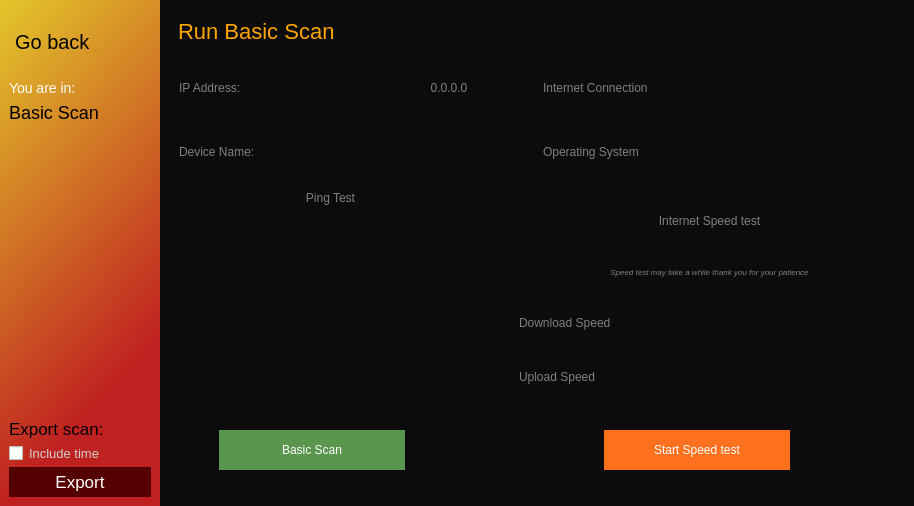
<?xml version="1.0" encoding="UTF-8"?>
<ui version="4.0">
 <class>MainWindow</class>
 <widget class="QMainWindow" name="MainWindow">
  <property name="geometry">
   <rect>
    <x>0</x>
    <y>0</y>
    <width>914</width>
    <height>506</height>
   </rect>
  </property>
  <property name="maximumSize">
   <size>
    <width>31321</width>
    <height>31232</height>
   </size>
  </property>
  <property name="windowTitle">
   <string>MainWindow</string>
  </property>
  <property name="styleSheet">
   <string notr="true">border: unset;</string>
  </property>
  <widget class="QWidget" name="app">
   <layout class="QHBoxLayout" name="horizontalLayout">
    <property name="spacing">
     <number>0</number>
    </property>
    <property name="leftMargin">
     <number>0</number>
    </property>
    <property name="topMargin">
     <number>0</number>
    </property>
    <property name="rightMargin">
     <number>0</number>
    </property>
    <property name="bottomMargin">
     <number>0</number>
    </property>
    <item>
     <widget class="QFrame" name="side_bar">
      <property name="maximumSize">
       <size>
        <width>160</width>
        <height>16777215</height>
       </size>
      </property>
      <property name="styleSheet">
       <string notr="true">background:qlineargradient(spread:pad, x1:0, y1:0, x2:0.306, y2:0.909091, stop:0.00568182 rgba(227, 198, 43, 255), stop:1 rgba(191, 32, 32, 255));</string>
      </property>
      <property name="frameShape">
       <enum>QFrame::StyledPanel</enum>
      </property>
      <property name="frameShadow">
       <enum>QFrame::Raised</enum>
      </property>
      <layout class="QVBoxLayout" name="verticalLayout_5">
       <item>
        <layout class="QVBoxLayout" name="header">
         <item>
          <layout class="QHBoxLayout" name="top">
           <item alignment="Qt::AlignTop">
            <widget class="QPushButton" name="back">
             <property name="minimumSize">
              <size>
               <width>0</width>
               <height>65</height>
              </size>
             </property>
             <property name="styleSheet">
              <string notr="true">font-size:20px;
background:none;</string>
             </property>
             <property name="text">
              <string> Go back</string>
             </property>
             <property name="icon">
              <iconset>
               <normaloff>../../assets/back2.png</normaloff>../../assets/back2.png</iconset>
             </property>
             <property name="iconSize">
              <size>
               <width>18</width>
               <height>32</height>
              </size>
             </property>
            </widget>
           </item>
           <item alignment="Qt::AlignRight|Qt::AlignVCenter">
            <widget class="QPushButton" name="help">
             <property name="styleSheet">
              <string notr="true">background:none;
padding:0px;
margin:0px;</string>
             </property>
             <property name="text">
              <string/>
             </property>
             <property name="icon">
              <iconset>
               <normaloff>../../assets/help3.png</normaloff>../../assets/help3.png</iconset>
             </property>
             <property name="iconSize">
              <size>
               <width>16</width>
               <height>16</height>
              </size>
             </property>
            </widget>
           </item>
          </layout>
         </item>
         <item>
          <layout class="QVBoxLayout" name="verticalLayout_3">
           <item>
            <widget class="QLabel" name="label">
             <property name="styleSheet">
              <string notr="true">font-size:14px;
background:none;
color:white;</string>
             </property>
             <property name="text">
              <string>You are in: </string>
             </property>
            </widget>
           </item>
           <item>
            <widget class="QPushButton" name="back_2">
             <property name="styleSheet">
              <string notr="true">font-size:18px;
background:none;
text-align:left;
</string>
             </property>
             <property name="text">
              <string>Basic Scan</string>
             </property>
             <property name="icon">
              <iconset>
               <normaloff>../../assets/basic_Scan.png</normaloff>../../assets/basic_Scan.png</iconset>
             </property>
             <property name="iconSize">
              <size>
               <width>25</width>
               <height>25</height>
              </size>
             </property>
            </widget>
           </item>
          </layout>
         </item>
        </layout>
       </item>
       <item>
        <spacer name="verticalSpacer">
         <property name="orientation">
          <enum>Qt::Vertical</enum>
         </property>
         <property name="sizeHint" stdset="0">
          <size>
           <width>20</width>
           <height>40</height>
          </size>
         </property>
        </spacer>
       </item>
       <item>
        <layout class="QVBoxLayout" name="exports">
         <item>
          <widget class="QLabel" name="label_2">
           <property name="styleSheet">
            <string notr="true">font-size:17px;
background:none;

color:black;</string>
           </property>
           <property name="text">
            <string>Export scan:</string>
           </property>
          </widget>
         </item>
         <item>
          <layout class="QVBoxLayout" name="verticalLayout">
           <item>
            <widget class="QCheckBox" name="checkBox">
             <property name="styleSheet">
              <string notr="true">background:none;font-size:13px;color:rgb(207, 207, 207);</string>
             </property>
             <property name="text">
              <string>Include time</string>
             </property>
            </widget>
           </item>
          </layout>
         </item>
         <item>
          <widget class="QPushButton" name="export_2">
           <property name="styleSheet">
            <string notr="true">background: rgb(85, 0, 0);
color:white;font-size:17px;
padding:5px;</string>
           </property>
           <property name="text">
            <string>Export</string>
           </property>
           <property name="icon">
            <iconset>
             <normaloff>../assets/export_2.png</normaloff>../assets/export_2.png</iconset>
           </property>
          </widget>
         </item>
        </layout>
       </item>
      </layout>
     </widget>
    </item>
    <item>
     <widget class="QFrame" name="body">
      <property name="styleSheet">
       <string notr="true">background-color:rgb(12, 12, 12);</string>
      </property>
      <property name="frameShape">
       <enum>QFrame::StyledPanel</enum>
      </property>
      <property name="frameShadow">
       <enum>QFrame::Raised</enum>
      </property>
      <layout class="QVBoxLayout" name="verticalLayout_2">
       <item>
        <widget class="QFrame" name="frame">
         <property name="minimumSize">
          <size>
           <width>0</width>
           <height>400</height>
          </size>
         </property>
         <property name="maximumSize">
          <size>
           <width>16777215</width>
           <height>3242342</height>
          </size>
         </property>
         <property name="frameShape">
          <enum>QFrame::StyledPanel</enum>
         </property>
         <property name="frameShadow">
          <enum>QFrame::Raised</enum>
         </property>
         <widget class="QLabel" name="label_3">
          <property name="geometry">
           <rect>
            <x>9</x>
            <y>9</y>
            <width>191</width>
            <height>27</height>
           </rect>
          </property>
          <property name="styleSheet">
           <string notr="true">color:orange;
font-size:22px;</string>
          </property>
          <property name="text">
           <string>Run Basic Scan</string>
          </property>
         </widget>
         <widget class="QWidget" name="layoutWidget">
          <property name="geometry">
           <rect>
            <x>10</x>
            <y>50</y>
            <width>721</width>
            <height>121</height>
           </rect>
          </property>
          <layout class="QGridLayout" name="gridLayout">
           <item row="1" column="1">
            <widget class="QLabel" name="DevName">
             <property name="styleSheet">
              <string notr="true">color:grey;</string>
             </property>
             <property name="text">
              <string/>
             </property>
             <property name="alignment">
              <set>Qt::AlignCenter</set>
             </property>
            </widget>
           </item>
           <item row="0" column="3">
            <widget class="QLabel" name="Intconn">
             <property name="styleSheet">
              <string notr="true">color: grey;</string>
             </property>
             <property name="text">
              <string/>
             </property>
             <property name="alignment">
              <set>Qt::AlignCenter</set>
             </property>
            </widget>
           </item>
           <item row="0" column="1">
            <widget class="QLabel" name="Ipaddy">
             <property name="styleSheet">
              <string notr="true">color:grey;</string>
             </property>
             <property name="text">
              <string>0.0.0.0</string>
             </property>
             <property name="alignment">
              <set>Qt::AlignCenter</set>
             </property>
            </widget>
           </item>
           <item row="0" column="2">
            <widget class="QLabel" name="label_6">
             <property name="styleSheet">
              <string notr="true">color: grey;</string>
             </property>
             <property name="text">
              <string>Internet Connection</string>
             </property>
            </widget>
           </item>
           <item row="0" column="0">
            <widget class="QLabel" name="label_4">
             <property name="styleSheet">
              <string notr="true">color: grey;</string>
             </property>
             <property name="text">
              <string>IP Address: </string>
             </property>
            </widget>
           </item>
           <item row="1" column="0">
            <widget class="QLabel" name="label_5">
             <property name="styleSheet">
              <string notr="true">color: grey;</string>
             </property>
             <property name="text">
              <string>Device Name:</string>
             </property>
            </widget>
           </item>
           <item row="1" column="2">
            <widget class="QLabel" name="label_8">
             <property name="styleSheet">
              <string notr="true">color: grey;</string>
             </property>
             <property name="text">
              <string>Operating System</string>
             </property>
            </widget>
           </item>
           <item row="1" column="3">
            <widget class="QLabel" name="Os_sys">
             <property name="styleSheet">
              <string notr="true">color: grey;</string>
             </property>
             <property name="text">
              <string/>
             </property>
             <property name="alignment">
              <set>Qt::AlignCenter</set>
             </property>
            </widget>
           </item>
          </layout>
         </widget>
         <widget class="QWidget" name="layoutWidget">
          <property name="geometry">
           <rect>
            <x>350</x>
            <y>290</y>
            <width>381</width>
            <height>101</height>
           </rect>
          </property>
          <layout class="QGridLayout" name="gridLayout_2">
           <item row="2" column="2">
            <widget class="QLabel" name="UpLSpd">
             <property name="styleSheet">
              <string notr="true">color: grey;</string>
             </property>
             <property name="text">
              <string/>
             </property>
            </widget>
           </item>
           <item row="0" column="0">
            <widget class="QLabel" name="label_10">
             <property name="styleSheet">
              <string notr="true">color:grey;</string>
             </property>
             <property name="text">
              <string>Download Speed</string>
             </property>
            </widget>
           </item>
           <item row="2" column="0">
            <widget class="QLabel" name="label_11">
             <property name="styleSheet">
              <string notr="true">color:grey;</string>
             </property>
             <property name="text">
              <string>Upload Speed</string>
             </property>
            </widget>
           </item>
           <item row="0" column="2">
            <widget class="QLabel" name="DwnLSp">
             <property name="styleSheet">
              <string notr="true">color: grey;</string>
             </property>
             <property name="text">
              <string/>
             </property>
            </widget>
           </item>
          </layout>
         </widget>
         <widget class="QWidget" name="layoutWidget">
          <property name="geometry">
           <rect>
            <x>11</x>
            <y>182</y>
            <width>301</width>
            <height>213</height>
           </rect>
          </property>
          <layout class="QVBoxLayout" name="verticalLayout_4">
           <item>
            <widget class="QLabel" name="label_13">
             <property name="styleSheet">
              <string notr="true">color: grey;</string>
             </property>
             <property name="text">
              <string>Ping Test</string>
             </property>
             <property name="alignment">
              <set>Qt::AlignCenter</set>
             </property>
            </widget>
           </item>
           <item>
            <widget class="QTextEdit" name="textEdit">
             <property name="styleSheet">
              <string notr="true">color: grey;</string>
             </property>
            </widget>
           </item>
          </layout>
         </widget>
         <widget class="QWidget" name="layoutWidget">
          <property name="geometry">
           <rect>
            <x>350</x>
            <y>190</y>
            <width>381</width>
            <height>91</height>
           </rect>
          </property>
          <layout class="QVBoxLayout" name="verticalLayout_6">
           <item>
            <widget class="QLabel" name="label_14">
             <property name="styleSheet">
              <string notr="true">color: grey;</string>
             </property>
             <property name="text">
              <string>Internet Speed test</string>
             </property>
             <property name="alignment">
              <set>Qt::AlignCenter</set>
             </property>
            </widget>
           </item>
           <item>
            <widget class="QLabel" name="label_7">
             <property name="styleSheet">
              <string notr="true">color:grey;</string>
             </property>
             <property name="text">
              <string>&lt;html&gt;&lt;head/&gt;&lt;body&gt;&lt;p&gt;&lt;span style=&quot; font-style:italic; vertical-align:sub;&quot;&gt;Speed test may take a while thank you for your patience&lt;/span&gt;&lt;/p&gt;&lt;/body&gt;&lt;/html&gt;</string>
             </property>
             <property name="alignment">
              <set>Qt::AlignCenter</set>
             </property>
            </widget>
           </item>
          </layout>
         </widget>
         <widget class="QWidget" name="layoutWidget">
          <property name="geometry">
           <rect>
            <x>50</x>
            <y>420</y>
            <width>571</width>
            <height>42</height>
           </rect>
          </property>
          <layout class="QHBoxLayout" name="horizontalLayout_2">
           <item>
            <widget class="QPushButton" name="BasicScanBtn">
             <property name="styleSheet">
              <string notr="true">background-color: rgb(90, 150, 78);
color: rgb(255, 255, 255);
height: 40px</string>
             </property>
             <property name="text">
              <string>Basic Scan</string>
             </property>
            </widget>
           </item>
           <item>
            <widget class="QPushButton" name="pushButton">
             <property name="text">
              <string/>
             </property>
            </widget>
           </item>
           <item>
            <widget class="QPushButton" name="BasicScanBtn_2">
             <property name="styleSheet">
              <string notr="true">background-color: rgb(255, 113, 30);
color: rgb(255, 255, 255);
height: 40px</string>
             </property>
             <property name="text">
              <string>Start Speed test</string>
             </property>
            </widget>
           </item>
          </layout>
         </widget>
        </widget>
       </item>
      </layout>
     </widget>
    </item>
   </layout>
  </widget>
 </widget>
 <resources/>
 <connections/>
</ui>
